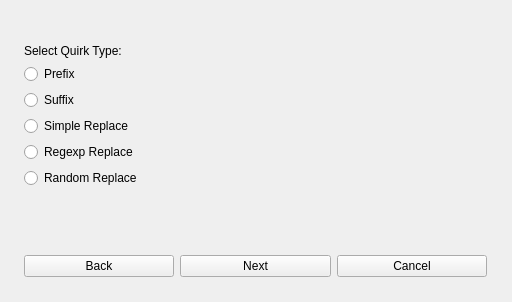
<?xml version="1.0" encoding="UTF-8"?>
<ui version="4.0">
 <class>Form</class>
 <widget class="QWidget" name="Form">
  <property name="geometry">
   <rect>
    <x>0</x>
    <y>0</y>
    <width>512</width>
    <height>302</height>
   </rect>
  </property>
  <property name="windowTitle">
   <string>Form</string>
  </property>
  <widget class="QStackedWidget" name="stackWidget">
   <property name="geometry">
    <rect>
     <x>0</x>
     <y>0</y>
     <width>511</width>
     <height>301</height>
    </rect>
   </property>
   <property name="currentIndex">
    <number>0</number>
   </property>
   <widget class="QWidget" name="page">
    <widget class="QWidget" name="verticalLayoutWidget">
     <property name="geometry">
      <rect>
       <x>0</x>
       <y>20</y>
       <width>511</width>
       <height>281</height>
      </rect>
     </property>
     <layout class="QVBoxLayout" name="verticalLayout">
      <property name="margin">
       <number>24</number>
      </property>
      <item>
       <widget class="QLabel" name="label">
        <property name="text">
         <string>Select Quirk Type:</string>
        </property>
       </widget>
      </item>
      <item>
       <widget class="QRadioButton" name="prefixRadio">
        <property name="text">
         <string>Prefix</string>
        </property>
       </widget>
      </item>
      <item>
       <widget class="QRadioButton" name="suffixRadio">
        <property name="text">
         <string>Suffix</string>
        </property>
       </widget>
      </item>
      <item>
       <widget class="QRadioButton" name="replaceRadio">
        <property name="text">
         <string>Simple Replace</string>
        </property>
       </widget>
      </item>
      <item>
       <widget class="QRadioButton" name="regexRadio">
        <property name="text">
         <string>Regexp Replace</string>
        </property>
       </widget>
      </item>
      <item>
       <widget class="QRadioButton" name="randomRadio">
        <property name="text">
         <string>Random Replace</string>
        </property>
       </widget>
      </item>
      <item>
       <spacer name="verticalSpacer">
        <property name="orientation">
         <enum>Qt::Vertical</enum>
        </property>
        <property name="sizeHint" stdset="0">
         <size>
          <width>20</width>
          <height>40</height>
         </size>
        </property>
       </spacer>
      </item>
      <item>
       <layout class="QHBoxLayout" name="horizontalLayout">
        <item>
         <widget class="QPushButton" name="backButton">
          <property name="text">
           <string>Back</string>
          </property>
         </widget>
        </item>
        <item>
         <widget class="QPushButton" name="nextButton">
          <property name="text">
           <string>Next</string>
          </property>
         </widget>
        </item>
        <item>
         <widget class="QPushButton" name="cancelButton">
          <property name="text">
           <string>Cancel</string>
          </property>
         </widget>
        </item>
       </layout>
      </item>
     </layout>
    </widget>
   </widget>
   <widget class="QWidget" name="page_1">
    <widget class="QWidget" name="verticalLayoutWidget_2">
     <property name="geometry">
      <rect>
       <x>0</x>
       <y>10</y>
       <width>511</width>
       <height>291</height>
      </rect>
     </property>
     <layout class="QVBoxLayout" name="verticalLayout_2">
      <property name="margin">
       <number>24</number>
      </property>
      <item>
       <widget class="QLabel" name="label_2">
        <property name="text">
         <string>Prefix</string>
        </property>
       </widget>
      </item>
      <item>
       <layout class="QFormLayout" name="formLayout">
        <item row="0" column="0">
         <widget class="QLabel" name="label_3">
          <property name="text">
           <string>Value:</string>
          </property>
         </widget>
        </item>
        <item row="0" column="1">
         <widget class="QLineEdit" name="prefixLineEdit"/>
        </item>
       </layout>
      </item>
      <item>
       <spacer name="verticalSpacer_2">
        <property name="orientation">
         <enum>Qt::Vertical</enum>
        </property>
        <property name="sizeHint" stdset="0">
         <size>
          <width>20</width>
          <height>40</height>
         </size>
        </property>
       </spacer>
      </item>
      <item>
       <layout class="QHBoxLayout" name="horizontalLayout_3">
        <item>
         <widget class="QPushButton" name="backButton_2">
          <property name="text">
           <string>Back</string>
          </property>
         </widget>
        </item>
        <item>
         <widget class="QPushButton" name="nextButton_2">
          <property name="text">
           <string>Next</string>
          </property>
         </widget>
        </item>
        <item>
         <widget class="QPushButton" name="cancelButton_2">
          <property name="text">
           <string>Cancel</string>
          </property>
         </widget>
        </item>
       </layout>
      </item>
     </layout>
    </widget>
   </widget>
   <widget class="QWidget" name="page_2">
    <widget class="QWidget" name="verticalLayoutWidget_3">
     <property name="geometry">
      <rect>
       <x>0</x>
       <y>10</y>
       <width>511</width>
       <height>291</height>
      </rect>
     </property>
     <layout class="QVBoxLayout" name="verticalLayout_3">
      <property name="margin">
       <number>24</number>
      </property>
      <item>
       <widget class="QLabel" name="label_4">
        <property name="text">
         <string>Suffix</string>
        </property>
       </widget>
      </item>
      <item>
       <layout class="QFormLayout" name="formLayout_2">
        <item row="0" column="0">
         <widget class="QLabel" name="label_5">
          <property name="text">
           <string>Value:</string>
          </property>
         </widget>
        </item>
        <item row="0" column="1">
         <widget class="QLineEdit" name="suffixLineEdit"/>
        </item>
       </layout>
      </item>
      <item>
       <spacer name="verticalSpacer_3">
        <property name="orientation">
         <enum>Qt::Vertical</enum>
        </property>
        <property name="sizeHint" stdset="0">
         <size>
          <width>20</width>
          <height>40</height>
         </size>
        </property>
       </spacer>
      </item>
      <item>
       <layout class="QHBoxLayout" name="horizontalLayout_5">
        <item>
         <widget class="QPushButton" name="backButton_3">
          <property name="text">
           <string>Back</string>
          </property>
         </widget>
        </item>
        <item>
         <widget class="QPushButton" name="nextButton_3">
          <property name="text">
           <string>Next</string>
          </property>
         </widget>
        </item>
        <item>
         <widget class="QPushButton" name="cancelButton_3">
          <property name="text">
           <string>Cancel</string>
          </property>
         </widget>
        </item>
       </layout>
      </item>
     </layout>
    </widget>
   </widget>
   <widget class="QWidget" name="page_3">
    <widget class="QWidget" name="verticalLayoutWidget_4">
     <property name="geometry">
      <rect>
       <x>0</x>
       <y>10</y>
       <width>511</width>
       <height>291</height>
      </rect>
     </property>
     <layout class="QVBoxLayout" name="verticalLayout_4">
      <property name="margin">
       <number>24</number>
      </property>
      <item>
       <widget class="QLabel" name="label_6">
        <property name="text">
         <string>Simple Replace</string>
        </property>
       </widget>
      </item>
      <item>
       <layout class="QFormLayout" name="formLayout_3">
        <item row="0" column="0">
         <widget class="QLabel" name="label_7">
          <property name="text">
           <string>Replace:</string>
          </property>
         </widget>
        </item>
        <item row="0" column="1">
         <widget class="QLineEdit" name="replaceReplaceLineEdit"/>
        </item>
       </layout>
      </item>
      <item>
       <layout class="QFormLayout" name="formLayout_4">
        <item row="0" column="0">
         <widget class="QLabel" name="label_8">
          <property name="text">
           <string>With:</string>
          </property>
         </widget>
        </item>
        <item row="0" column="1">
         <widget class="QLineEdit" name="replaceWithLineEdit"/>
        </item>
       </layout>
      </item>
      <item>
       <spacer name="verticalSpacer_4">
        <property name="orientation">
         <enum>Qt::Vertical</enum>
        </property>
        <property name="sizeHint" stdset="0">
         <size>
          <width>20</width>
          <height>40</height>
         </size>
        </property>
       </spacer>
      </item>
      <item>
       <layout class="QHBoxLayout" name="horizontalLayout_6">
        <item>
         <widget class="QPushButton" name="backButton_4">
          <property name="text">
           <string>Back</string>
          </property>
         </widget>
        </item>
        <item>
         <widget class="QPushButton" name="nextButton_6">
          <property name="text">
           <string>Next</string>
          </property>
         </widget>
        </item>
        <item>
         <widget class="QPushButton" name="cancelButton_4">
          <property name="text">
           <string>Cancel</string>
          </property>
         </widget>
        </item>
       </layout>
      </item>
     </layout>
    </widget>
   </widget>
   <widget class="QWidget" name="page_4">
    <widget class="QWidget" name="verticalLayoutWidget_5">
     <property name="geometry">
      <rect>
       <x>10</x>
       <y>20</y>
       <width>161</width>
       <height>231</height>
      </rect>
     </property>
     <layout class="QVBoxLayout" name="verticalLayout_5">
      <property name="leftMargin">
       <number>12</number>
      </property>
      <property name="topMargin">
       <number>18</number>
      </property>
      <property name="rightMargin">
       <number>6</number>
      </property>
      <property name="bottomMargin">
       <number>6</number>
      </property>
      <item>
       <widget class="QLabel" name="label_10">
        <property name="text">
         <string>Available Regexp Functions</string>
        </property>
       </widget>
      </item>
      <item>
       <widget class="QListWidget" name="regexFuncs">
        <property name="sizePolicy">
         <sizepolicy hsizetype="Maximum" vsizetype="Expanding">
          <horstretch>0</horstretch>
          <verstretch>0</verstretch>
         </sizepolicy>
        </property>
       </widget>
      </item>
      <item>
       <widget class="QPushButton" name="pushButton_4">
        <property name="text">
         <string>RELOAD FUNCTIONS</string>
        </property>
       </widget>
      </item>
     </layout>
    </widget>
    <widget class="QWidget" name="formLayoutWidget_2">
     <property name="geometry">
      <rect>
       <x>180</x>
       <y>20</y>
       <width>311</width>
       <height>231</height>
      </rect>
     </property>
     <layout class="QFormLayout" name="formLayout_6">
      <property name="sizeConstraint">
       <enum>QLayout::SetMaximumSize</enum>
      </property>
      <property name="leftMargin">
       <number>6</number>
      </property>
      <property name="topMargin">
       <number>18</number>
      </property>
      <property name="rightMargin">
       <number>12</number>
      </property>
      <property name="bottomMargin">
       <number>6</number>
      </property>
      <item row="1" column="0">
       <widget class="QLabel" name="label_12">
        <property name="text">
         <string>Regexp:</string>
        </property>
       </widget>
      </item>
      <item row="1" column="1">
       <widget class="QLineEdit" name="regexpLineEdit"/>
      </item>
      <item row="2" column="0">
       <widget class="QLabel" name="label_13">
        <property name="text">
         <string>Replace With:</string>
        </property>
       </widget>
      </item>
      <item row="2" column="1">
       <widget class="QLineEdit" name="regexpReplaceLineEdit"/>
      </item>
      <item row="0" column="0">
       <widget class="QLabel" name="label_11">
        <property name="text">
         <string>Regexp Replace</string>
        </property>
       </widget>
      </item>
     </layout>
    </widget>
    <widget class="QWidget" name="horizontalLayoutWidget_2">
     <property name="geometry">
      <rect>
       <x>22</x>
       <y>250</y>
       <width>461</width>
       <height>25</height>
      </rect>
     </property>
     <layout class="QHBoxLayout" name="horizontalLayout_2">
      <item>
       <widget class="QPushButton" name="backButton_5">
        <property name="text">
         <string>Back</string>
        </property>
       </widget>
      </item>
      <item>
       <widget class="QPushButton" name="nextButton_5">
        <property name="text">
         <string>Next</string>
        </property>
       </widget>
      </item>
      <item>
       <widget class="QPushButton" name="cancelButton_5">
        <property name="text">
         <string>Cancel</string>
        </property>
       </widget>
      </item>
     </layout>
    </widget>
   </widget>
   <widget class="QWidget" name="page_5">
    <widget class="QWidget" name="verticalLayoutWidget_6">
     <property name="geometry">
      <rect>
       <x>10</x>
       <y>20</y>
       <width>161</width>
       <height>231</height>
      </rect>
     </property>
     <layout class="QVBoxLayout" name="verticalLayout_6">
      <property name="leftMargin">
       <number>12</number>
      </property>
      <property name="topMargin">
       <number>18</number>
      </property>
      <property name="rightMargin">
       <number>6</number>
      </property>
      <property name="bottomMargin">
       <number>6</number>
      </property>
      <item>
       <widget class="QLabel" name="label_14">
        <property name="text">
         <string>Available Regexp Functions</string>
        </property>
       </widget>
      </item>
      <item>
       <widget class="QListWidget" name="randRegexFuncs">
        <property name="sizePolicy">
         <sizepolicy hsizetype="Maximum" vsizetype="Expanding">
          <horstretch>0</horstretch>
          <verstretch>0</verstretch>
         </sizepolicy>
        </property>
       </widget>
      </item>
      <item>
       <widget class="QPushButton" name="pushButton_20">
        <property name="text">
         <string>RELOAD FUNCTIONS</string>
        </property>
       </widget>
      </item>
     </layout>
    </widget>
    <widget class="QWidget" name="verticalLayoutWidget_7">
     <property name="geometry">
      <rect>
       <x>180</x>
       <y>20</y>
       <width>311</width>
       <height>231</height>
      </rect>
     </property>
     <layout class="QVBoxLayout" name="verticalLayout_7">
      <property name="topMargin">
       <number>18</number>
      </property>
      <item>
       <widget class="QLabel" name="label_17">
        <property name="text">
         <string>Random Replace</string>
        </property>
       </widget>
      </item>
      <item>
       <layout class="QFormLayout" name="formLayout_8">
        <item row="0" column="0">
         <widget class="QLabel" name="label_15">
          <property name="text">
           <string>Regexp:</string>
          </property>
         </widget>
        </item>
        <item row="0" column="1">
         <widget class="QLineEdit" name="randomRegexpLineEdit"/>
        </item>
       </layout>
      </item>
      <item>
       <widget class="QLabel" name="label_16">
        <property name="text">
         <string>Replace With:</string>
        </property>
       </widget>
      </item>
      <item>
       <widget class="QListWidget" name="randomList"/>
      </item>
      <item>
       <widget class="QLineEdit" name="addRandomLineEdit"/>
      </item>
      <item>
       <layout class="QHBoxLayout" name="horizontalLayout_8">
        <item>
         <widget class="QPushButton" name="addRandomButton">
          <property name="text">
           <string>ADD</string>
          </property>
         </widget>
        </item>
        <item>
         <widget class="QPushButton" name="removeRandomButton">
          <property name="text">
           <string>REMOVE</string>
          </property>
         </widget>
        </item>
       </layout>
      </item>
      <item>
       <spacer name="verticalSpacer_5">
        <property name="orientation">
         <enum>Qt::Vertical</enum>
        </property>
        <property name="sizeHint" stdset="0">
         <size>
          <width>20</width>
          <height>40</height>
         </size>
        </property>
       </spacer>
      </item>
     </layout>
    </widget>
    <widget class="QWidget" name="horizontalLayoutWidget_6">
     <property name="geometry">
      <rect>
       <x>20</x>
       <y>250</y>
       <width>461</width>
       <height>25</height>
      </rect>
     </property>
     <layout class="QHBoxLayout" name="horizontalLayout_7">
      <item>
       <widget class="QPushButton" name="backButton_6">
        <property name="text">
         <string>Back</string>
        </property>
       </widget>
      </item>
      <item>
       <widget class="QPushButton" name="nextButton_4">
        <property name="text">
         <string>Next</string>
        </property>
       </widget>
      </item>
      <item>
       <widget class="QPushButton" name="cancelButton_6">
        <property name="text">
         <string>Cancel</string>
        </property>
       </widget>
      </item>
     </layout>
    </widget>
   </widget>
  </widget>
 </widget>
 <resources/>
 <connections/>
</ui>
